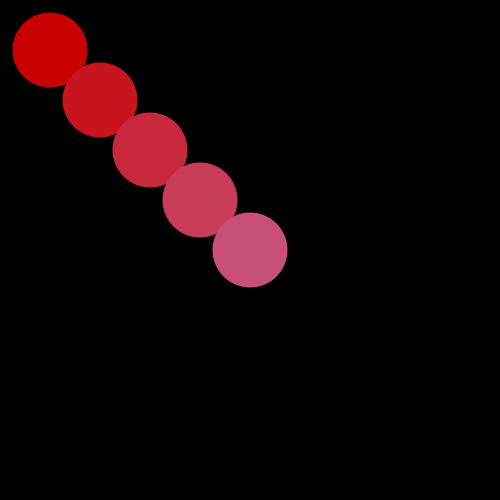
Frame 1 (no input)
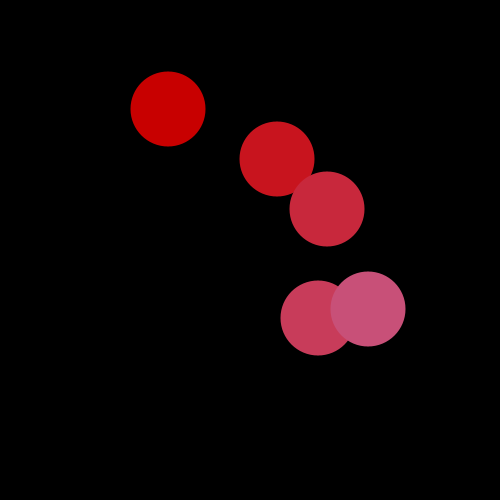
Frame 60 (the mouse pressed at the canvas centre just before this capture)
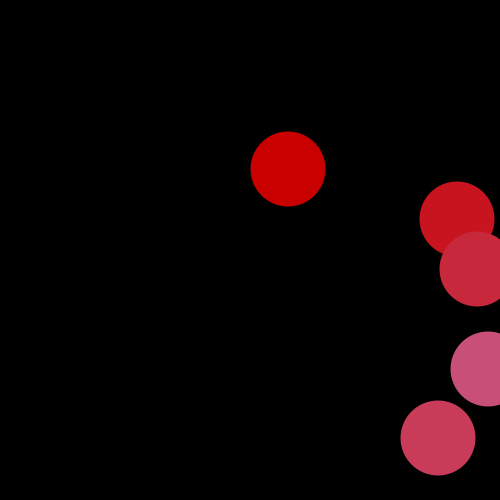
Frame 120 (the mouse held since frame 60 and released just before this capture)

The Processing sketch that drew these frames (run headless with seeded random() and noise(); from frame 60 on, the mouse is pressed at the canvas centre):

// Processing sketch: processing_67087
// ── processing_67087.pde

int numCircles = 5;
float[] circleX = new float[numCircles]; // float for the x pos of all circles
float[] circleY = new float[numCircles]; // float for the y pos of all circles
float[] velX = new float[numCircles]; // float for the movement along the horizontal plane
float[] velY = new float[numCircles]; // float for the movement along the horizontal plane

void setup() {
  size(500, 500);
  smooth();
  // initializing circles to be evenly distributed
  for (int i=0;i<numCircles;i++) {
    circleX[i] = (i+1)*50;
    circleY[i] = (i+1)*50;
    velX[i] = int(random(1, 4));
    velY[i] = int(random(1, 4));
  }
}
void draw() {
  background(0);
  noStroke();
  for (int j=0; j<numCircles-1; j++) { // comparing X values...
    for (int k=j+1; k<numCircles; k++) { //to the y values
      if (dist(circleX[j], circleY[j], circleX[k], circleY[k]) < 30) {
        if ((velX[j] > 0 && velX[k] < 0) || (velX[j] < 0 && velX[k] > 0)) {
          velX[j] *= -1;
          velX[k] *= -1;
        }
        if ((velY[j] > 0 && velY[k] < 0) || (velY[j] < 0 && velY[k] > 0)) {
          velY[j] *= -1;
          velY[k] *= -1;
        }
      }
    }
  } 
  for (int i=0; i<numCircles; i++) { //drawing all circles
    fill(200, 20*i, 30*i);
    ellipse(circleX[i], circleY[i], 75, 75);
    fill(0);
    // text(i, circleX[i], circleY[i]);  <-- if you want to label the balls, uncomment
    // staying within the boundaries of the frame
    // if circles go outside, velocities reverse
    if (circleX[i] < 10 || circleX[i] > width-10) {
      velX[i] = velX[i] * (-1);
    }
    if (circleY[i] < 10 || circleY[i]> height-10) {
      velY[i] = velY[i] * (-1);
    }
    //position is incremented by the velocity
    circleX[i] += velX[i];
    circleY[i] += velY[i];
  }
}
